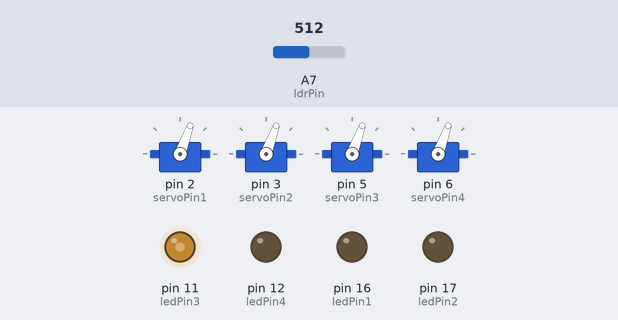
Simulated run of this sketch. Board: Arduino Nano, built with avr-gcc and run on an emulated ATmega328P. Shown: 4 × servo, output pins drawn as LEDs (lit = HIGH). Inputs (shaded band) come from the test bench; at power-on: A7 (ldrPin) = 512. What the sketch prints to the serial monitor is not drawn.

Above: at 1.25 s.
1.3 s: A7 (ldrPin) set to 489
At 2.5 s:
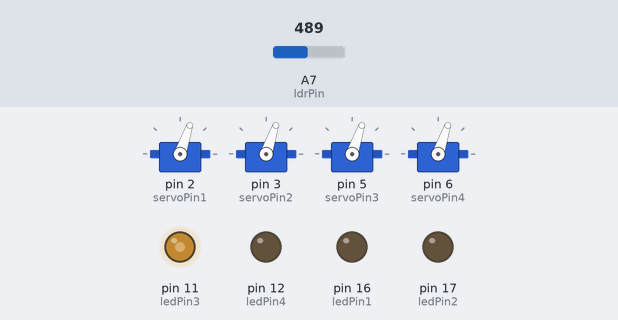
2.8 s: A7 (ldrPin) set to 510
At 3.28 s:
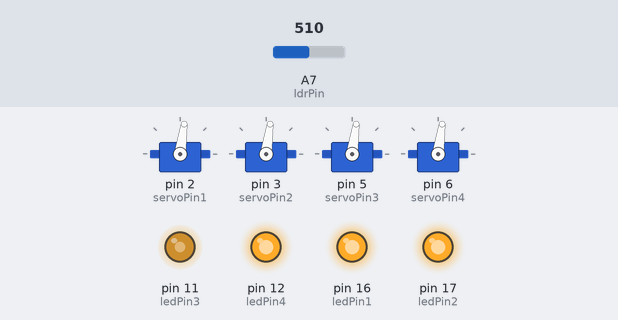
11.8 s: A7 (ldrPin) set to 1023
At 13.86 s:
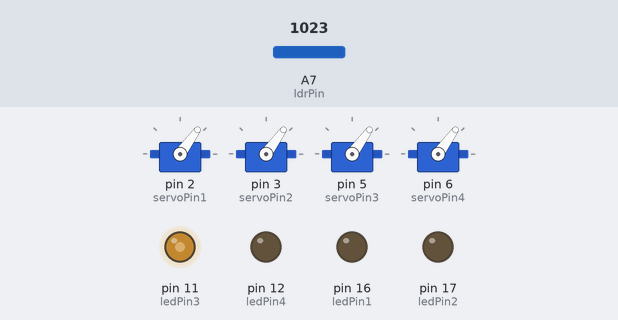
14.8 s: A7 (ldrPin) set to 900
Timing chart, 0 to 26.3 s (numbered marks = the images above; inputs shaded):
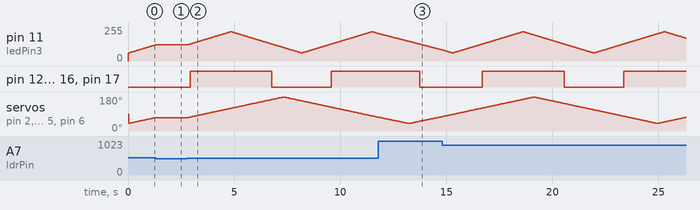

Measured:
- after the input at 1.3 s, pin 11 (ledPin3): goes on until 1.3 s, then stays 122/255; pin 12 (ledPin4): stays LOW (without the input it goes to HIGH after 0.14 s)
- after the input at 11.8 s, pin 12 (ledPin4), pin 16 (ledPin1), pin 17 (ledPin2): HIGH → LOW after 1.9 s instead of 1.6 s

The sketch:

Servo_test3.ino
```cpp
/*
 * Creation & Computation - Digital Futures, OCAD University
 * Kate Hartman / Nick Puckett
 *
 */

#include <Servo.h>

int servoPin1 = 2;
int servoPin2 = 3;
int servoPin3 = 5;
int servoPin4 = 6;      //Pin that the servo is attached to.
int moveRate = 40;      //the time between updates in milliseconds
int minAngle = 40;      //sets the low point of the movement range
int maxAngle = 180;     //sets the high point of the movement range
int moveIncrement = 1;  // how much to move the motor each cycle
int servoAngle1;

int ledPin1 = 16;
int ledPin2 = 17;
int ledPin3 = 11;
int ledPin4 = 12;         //Pin that the led is attached to - check that it is a PWM pin
int fadeRate = 20;        //the time between updates in milliseconds
int minBrightVal = 60;     //sets the low point of the fade range
int maxBrightVal = 220;   //sets the high point of the fade range
int fadeIncrement = 1;    // how much to change the brightness each cycle
int ledBrightness;
long lastTimeYouChanged;

long lastTimeYouMoved1;

Servo servo1;
Servo servo2;
Servo servo3;
Servo servo4;  // create the Servo objects

int ldrPin = A7;
int ldrValue;
int ldrMin = 500;
int ldrMax = 1023;

void setup() {
  servo1.attach(servoPin1);
  servo2.attach(servoPin2);
  servo3.attach(servoPin3);
  servo4.attach(servoPin4); //attach the servo to the corresponding control pin
  servoAngle1 = minAngle;

  pinMode(ledPin1, OUTPUT);
  pinMode(ledPin2, OUTPUT);
  pinMode(ledPin3, OUTPUT);
  pinMode(ledPin4, OUTPUT); //Set the pin to output mode
  ledBrightness = minBrightVal;

  Serial.begin(9600);
}

void loop() {

  ldrValue = analogRead(ldrPin);
  Serial.println(ldrValue);

if(millis()-lastTimeYouChanged>=fadeRate)
{
    analogWrite(ledPin1,ledBrightness);
    analogWrite(ledPin2,ledBrightness);
    analogWrite(ledPin3,ledBrightness);
    analogWrite(ledPin4,ledBrightness);

    if (ldrValue >= ldrMin && ldrValue <= ldrMax)
     {
     ledBrightness += fadeIncrement;
     }


     if (ledBrightness <= minBrightVal || ledBrightness >= maxBrightVal)
     {
    fadeIncrement = -fadeIncrement;
  }
  lastTimeYouChanged = millis();
}


  if (millis() - lastTimeYouMoved1 >= moveRate)
  {
    if (ldrValue >= ldrMin && ldrValue <= ldrMax)
     { servoAngle1 += moveIncrement;

     }

    if (servoAngle1 <= minAngle || servoAngle1 >= maxAngle) {
      moveIncrement = -moveIncrement;
    }

    servo1.write(servoAngle1);
    servo2.write(servoAngle1);
    servo3.write(servoAngle1);
    servo4.write(servoAngle1);  //write the value to the servo

    lastTimeYouMoved1 = millis();  //save the value in time that this switch occured, so we can use it again.
  }
}
```
